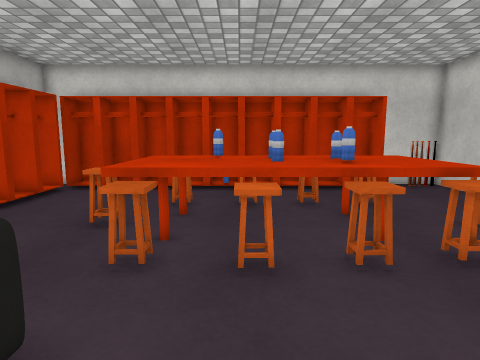
View 1 (above)

16 first-person views from a walk through a scene from a Unity 3-D project. The camera is 1.2 m above the floor, tilts 8° down and sees 75° across. The floor is counted in squares, 0.5 m on a side. Each view is taken from the middle of a square. On the plan, view 1 faces up. The plan holds only what a view shows up to about 19 squares ahead; the rest is blank. Surface patterns are stand-ins for the level's own textures.

View 2
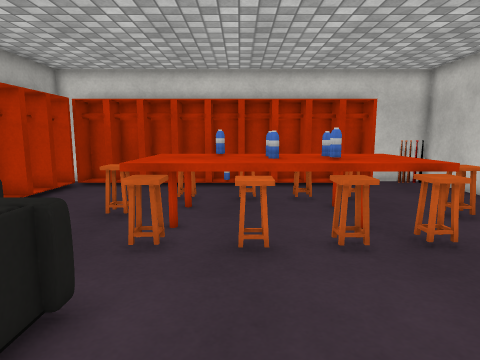

View 3
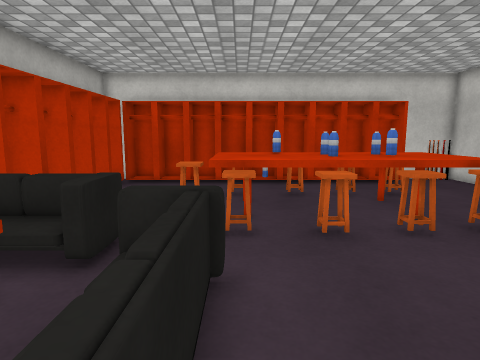

View 4
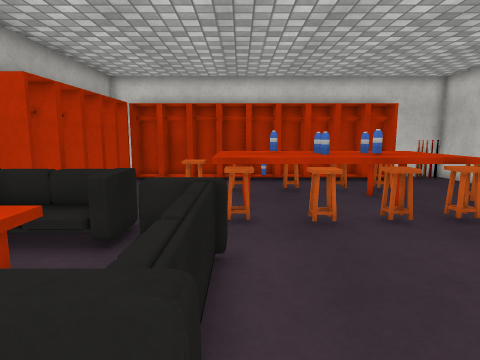

View 5
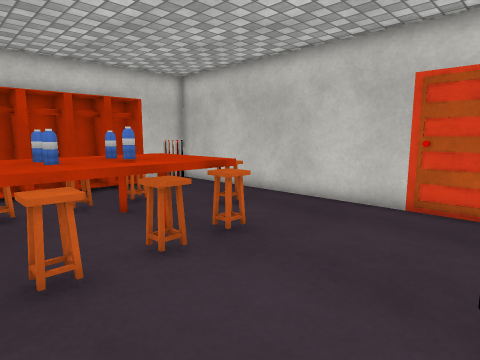

View 6
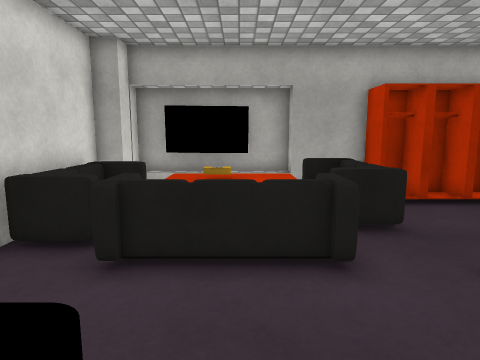

View 7
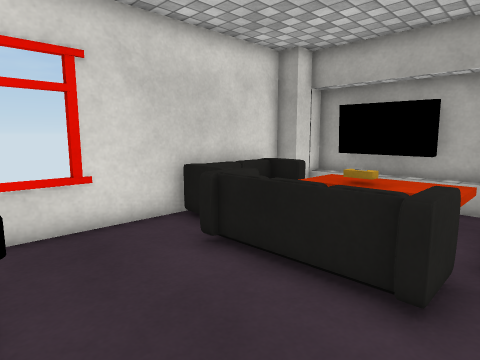

View 8
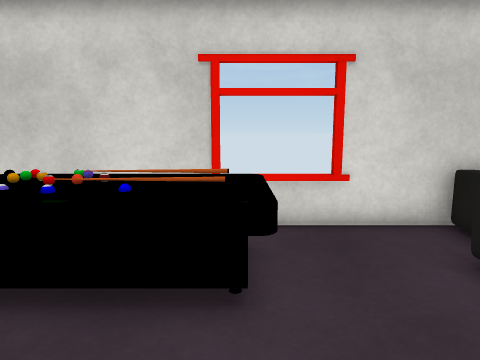

View 9
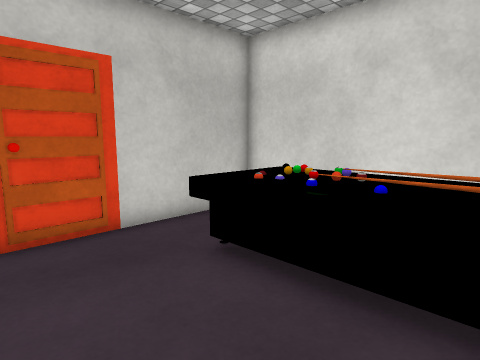

View 10
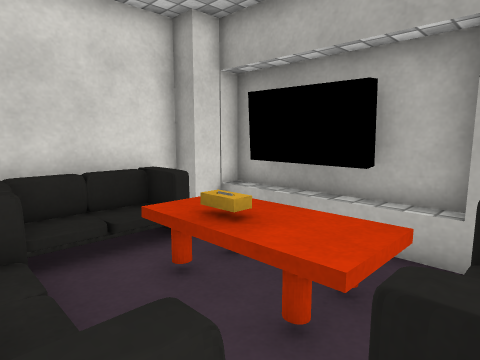

View 11
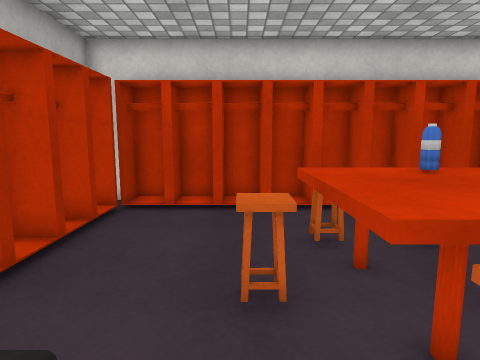

View 12
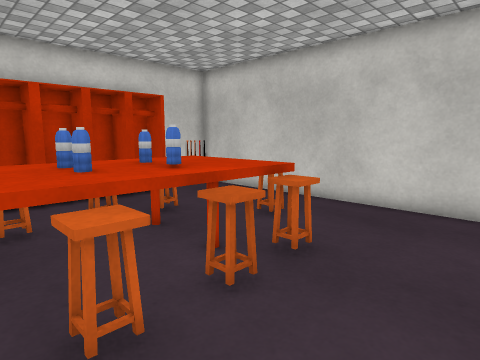

View 13
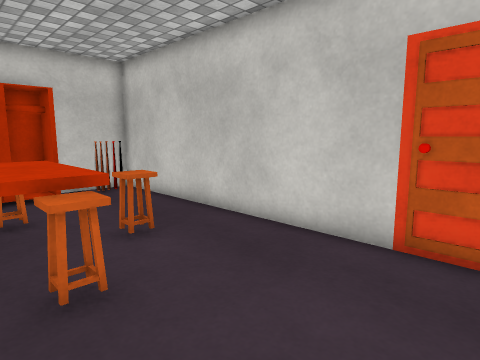

View 14
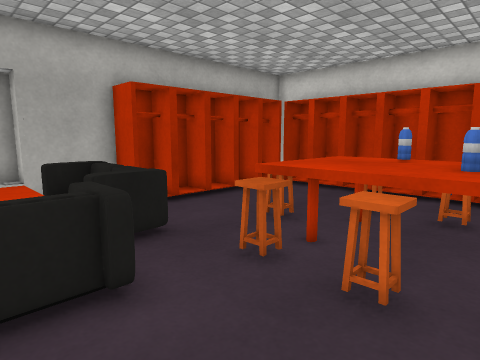

View 15
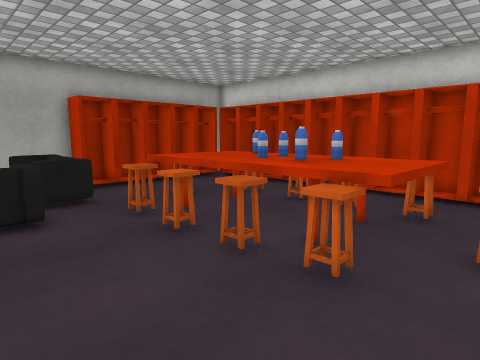

View 16
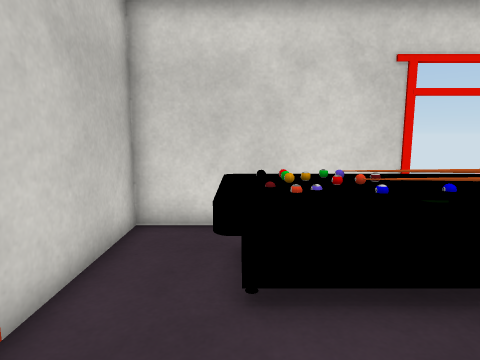

### Floor plan
Key: @ floor where view 1 was taken; # wall or solid block; . main floor; : floor 0.25 m higher than the main floor; = window, fence, low wall or low ledge; T table; B bottle; S sofa; O other object.
Columns run from 10 left of view 1 to 10 right of it. Each row starts with its distance up from view 1.
 15   ###############.###
 14  O#.##.####.##.##...#
 13  O..................#
 12  OO.................#
 11  OO.....O.OOOOOO....#
 10  O.....TTBTTTTTT....#
  9  OO...OOTBTBTBTT.O..#
  8  OO...OOTTTBTBTTOO..#
  7  OO....TTTTTTBTT....#
  6 #OO....TOTOOOOOO....#
  5 # SSSS..O.OOOOO.....#
  4 # S::S..............#
  3 #SSTTSSSS...........#
  2 #.TTT..SS...........#
  1 #OTTT..SS...........#
  0 #OTTT..SS.@.TTTTTT..#
 -1 #OTTT.SSS...TTTTTT..#
 -2 #O S..SS....TTTTT ..#
 -3 ## SSSSS....TT    ..#
 -4  ###SSS###===########
 -5          #

Where each view was taken, in squares from view 1:
view 1: 0 up, 0 right, facing up
view 2: 1 down, 0 right, facing up
view 3: 2 down, 2 left, facing up
view 4: 3 down, 2 left, facing up
view 5: 0 up, 1 left, facing up-right
view 6: 1 up, 3 right, facing left
view 7: 4 up, 2 right, facing down-left
view 8: 4 up, 2 right, facing down
view 9: 4 up, 2 right, facing down-right
view 10: 4 up, 3 left, facing down-left
view 11: 4 up, 4 left, facing up
view 12: 2 up, 1 left, facing up-right
view 13: 1 up, 3 right, facing up-right
view 14: 1 up, 2 right, facing up-left
view 15: 1 up, 7 right, facing up-left
view 16: 4 up, 7 right, facing down
